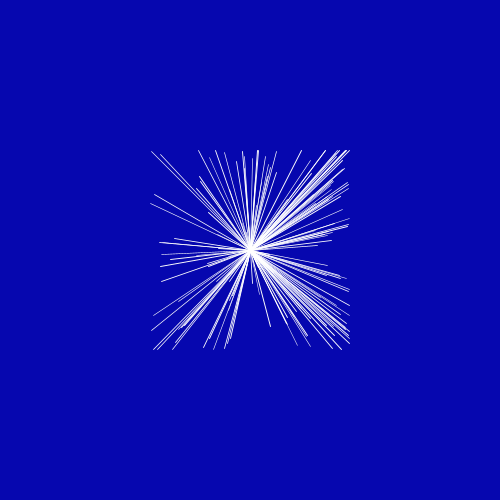
Frame 1 (no input)
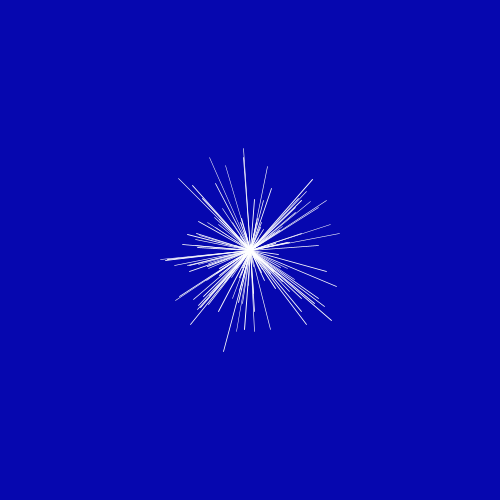
Frame 60 (the mouse pressed at the canvas centre just before this capture)
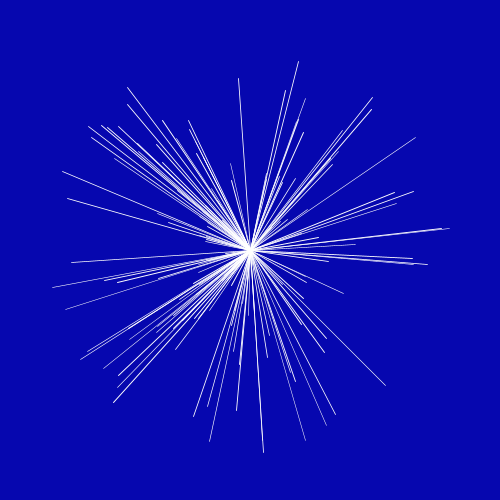
Frame 120 (the mouse held since frame 60 and released just before this capture)

The Processing sketch that drew these frames (run headless with seeded random() and noise(); from frame 60 on, the mouse is pressed at the canvas centre):

// Processing sketch: sketch_07012017
// ── sketch_07012017.pde
Line[] l = new Line[150];

void setup(){
  size(500, 500);
  smooth();
  for(int i=0; i<=l.length-1; i++){
  l[i] = new Line();
  }
}

void draw(){
  background(6,7,175);
  translate(width/2, height/2);
  for(int i=0; i<=l.length-1; i++){
    l[i].display();
    l[i].move();
  }
}
// ── Line.pde
class Line {
  PVector depart;
  PVector newPos;
  float x = width/2 + sin(random(10)) * 100;
  float y = height/2 + cos(random(10)) * 100;
  float multiply = random(0,400);
  boolean max = false;
  float lineWeight=(random(0.5,1));
  Line(){
    depart = new PVector(width/2, height/2);
    newPos = new PVector(x,y);
    newPos.sub(depart);
  }
  
  void display(){
    stroke(255);
    strokeWeight(lineWeight);
    line(0, 0, newPos.x, newPos.y);
  }
  
  void move(){
    if(multiply >200){
      max = true;
    }else if(multiply <= 0){
      max = false;
    }
    
    if(max==true){
      multiply-=5;
    }else{
      multiply+=5;
    }
    newPos.normalize();
    newPos.mult(multiply);
    }
  }
